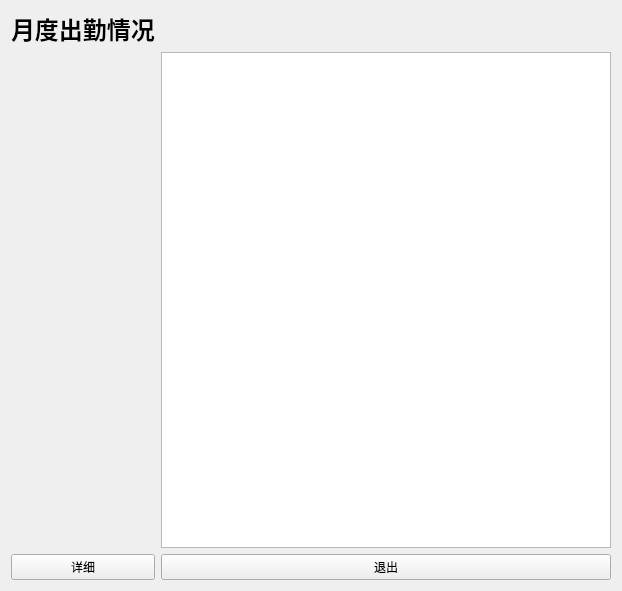
<?xml version="1.0" encoding="UTF-8"?>
<ui version="4.0">
 <class>Wuyeyueduchuqin</class>
 <widget class="QWidget" name="Wuyeyueduchuqin">
  <property name="geometry">
   <rect>
    <x>0</x>
    <y>0</y>
    <width>622</width>
    <height>591</height>
   </rect>
  </property>
  <property name="windowTitle">
   <string>Form</string>
  </property>
  <layout class="QGridLayout" name="gridLayout">
   <item row="0" column="0">
    <widget class="QLabel" name="label">
     <property name="text">
      <string>&lt;html&gt;&lt;head/&gt;&lt;body&gt;&lt;p&gt;&lt;span style=&quot; font-size:18pt; font-weight:600;&quot;&gt;月度出勤情况&lt;/span&gt;&lt;/p&gt;&lt;/body&gt;&lt;/html&gt;</string>
     </property>
    </widget>
   </item>
   <item row="1" column="1">
    <widget class="QTableView" name="tableView"/>
   </item>
   <item row="2" column="0">
    <widget class="QPushButton" name="pushButton1">
     <property name="text">
      <string>详细</string>
     </property>
    </widget>
   </item>
   <item row="2" column="1">
    <widget class="QPushButton" name="pushButton_2">
     <property name="text">
      <string>退出</string>
     </property>
    </widget>
   </item>
  </layout>
 </widget>
 <resources/>
 <connections>
  <connection>
   <sender>pushButton_2</sender>
   <signal>clicked()</signal>
   <receiver>Wuyeyueduchuqin</receiver>
   <slot>close()</slot>
   <hints>
    <hint type="sourcelabel">
     <x>357</x>
     <y>540</y>
    </hint>
    <hint type="destinationlabel">
     <x>411</x>
     <y>568</y>
    </hint>
   </hints>
  </connection>
 </connections>
</ui>
